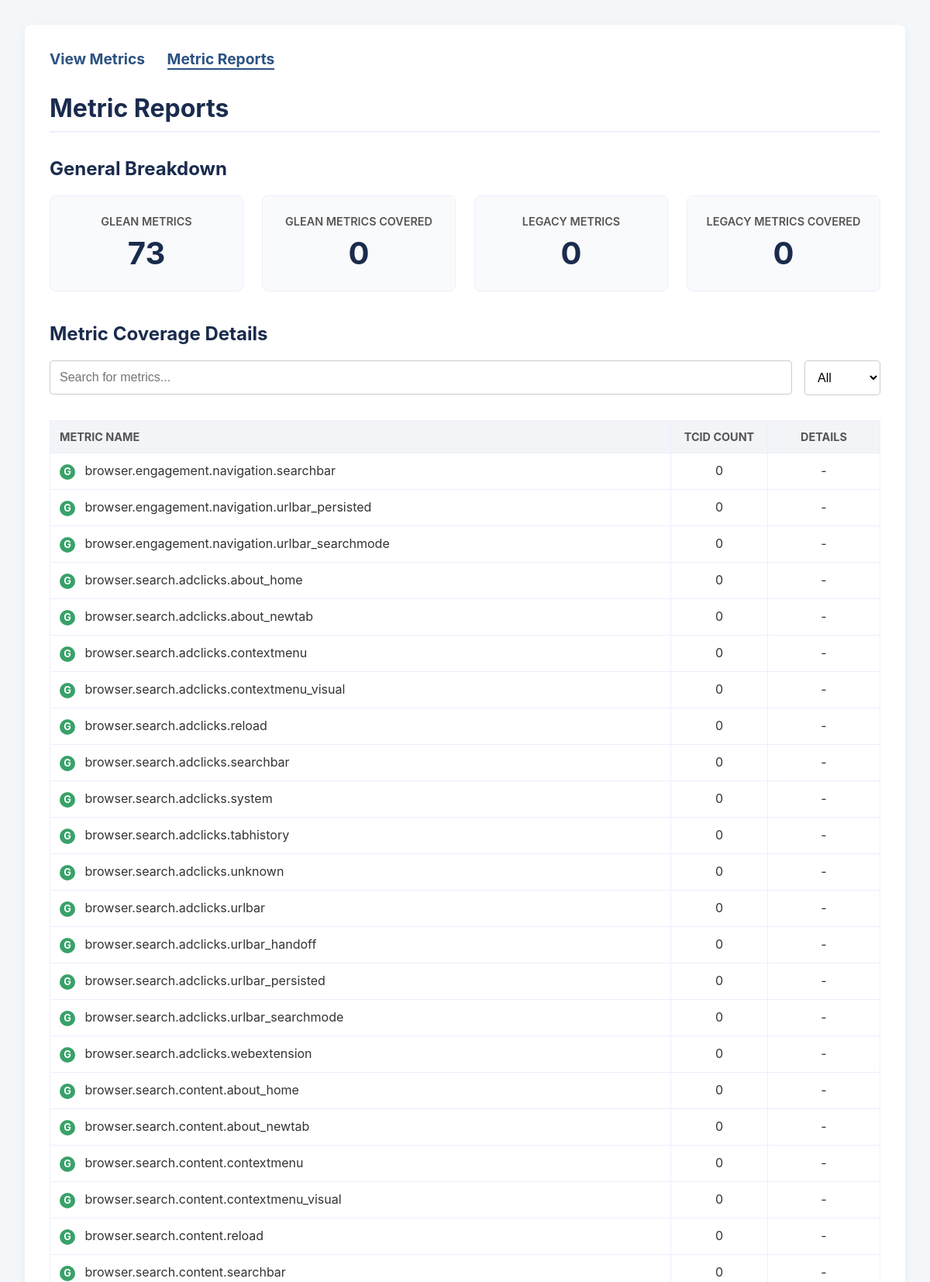
Page /reports (upper part) on the committed database.
### tables this page shows
CREATE TABLE glean_metrics (
        glean_name TEXT PRIMARY KEY,
        metric_type TEXT NOT NULL,
        expiration TEXT,
        description TEXT,
        search_metric BOOLEAN,
        legacy_correspondent TEXT,
        is_deleted BOOLEAN DEFAULT FALSE,
        created_at DATETIME DEFAULT (datetime('now')),
        updated_at DATETIME DEFAULT (datetime('now'))
    );

### app.py (the view)
@app.route('/reports')
def reports():
    conn = get_db_connection()
    total_glean_metrics = conn.execute("SELECT COUNT(*) FROM glean_metrics WHERE is_deleted = FALSE").fetchone()[0]
    total_legacy_metrics = conn.execute("SELECT COUNT(*) FROM legacy_metrics WHERE is_deleted = FALSE").fetchone()[0]
    glean_covered_tcs = conn.execute("""
        SELECT COUNT(DISTINCT l.coverage_id) FROM coverage_to_metric_link l
        JOIN glean_metrics g ON l.metric_name = g.glean_name
    """).fetchone()[0]
    legacy_covered_tcs = conn.execute("""
        SELECT COUNT(DISTINCT l.coverage_id) FROM coverage_to_metric_link l
        JOIN legacy_metrics lg ON l.metric_name = lg.legacy_name
    """).fetchone()[0]
    report_query = """
        SELECT
            all_metrics.metric_name,
            all_metrics.metric_type,
            COUNT(l.link_id) as tcid_count
        FROM (
            SELECT glean_name as metric_name, 'Glean' as metric_type FROM glean_metrics WHERE is_deleted = FALSE
            UNION ALL
            SELECT legacy_name as metric_name, 'Legacy' as metric_type FROM legacy_metrics WHERE is_deleted = FALSE
        ) as all_metrics
        LEFT JOIN coverage_to_metric_link l ON all_metrics.metric_name = l.metric_name
        GROUP BY all_metrics.metric_name, all_metrics.metric_type
        ORDER BY all_metrics.metric_name;
    """
    report_data = conn.execute(report_query).fetchall()
    coverage_data_query = """
        SELECT c.tc_id, c.tcid_title, l.metric_name
        FROM coverage c
        JOIN coverage_to_metric_link l ON c.coverage_id = l.coverage_id
        WHERE c.is_deleted = FALSE
    """
    coverage_data = conn.execute(coverage_data_query).fetchall()
    metric_to_tcids = defaultdict(list)
    for row in coverage_data:
        tcid_info = (row['tc_id'], row['tcid_title'])
        if row['metric_name']:
            metric_to_tcids[row['metric_name']].append(tcid_info)
    conn.close()
    return render_template(
        'reports.html',
        report_data=report_data,
        metric_to_tcids=metric_to_tcids,
        tc_base_url=config.TC_BASE_URL,
        total_glean_metrics=total_glean_metrics,
        total_legacy_metrics=total_legacy_metrics,
        glean_covered_tcs=glean_covered_tcs,
        legacy_covered_tcs=legacy_covered_tcs
    )

### app.py (called while the page is built)
def get_db_connection():
    conn = sqlite3.connect(app.config['DATABASE'])
    conn.row_factory = sqlite3.Row
    conn.execute("PRAGMA foreign_keys = ON;")
    return conn

### templates/reports.html (shortened to what this page needs)
<!DOCTYPE html>
<html lang="en">
<head>
</head>
<body>
<div class="container">
    <nav>
        <a href="{{ url_for('metrics') }}">View Metrics</a>
        <a href="{{ url_for('reports') }}" class="active">Metric Reports</a>
    </nav>
    <h1>Metric Reports</h1>
    <h2>General Breakdown</h2>
    <div class="breakdown-grid">
        <div class="stat-card">
            <p class="stat-title">Glean Metrics</p>
            <p class="stat-number">{{ total_glean_metrics }}</p>
        </div>
        <div class="stat-card">
            <p class="stat-title">Glean Metrics Covered</p>
            <p class="stat-number">{{ glean_covered_tcs }}</p>
        </div>
        <div class="stat-card">
            <p class="stat-title">Legacy Metrics</p>
            <p class="stat-number">{{ total_legacy_metrics }}</p>
        </div>
        <div class="stat-card">
            <p class="stat-title">Legacy Metrics Covered</p>
            <p class="stat-number">{{ legacy_covered_tcs }}</p>
        </div>
    </div>
    <h2>Metric Coverage Details</h2>
    <div class="search-container">
        <input type="search" id="search-field" list="suggestions-all" placeholder="Search for metrics..." class="form-control">
        <select id="type-filter" class="form-control">
            <option value="all" selected>All</option>
        </select>
    </div>
    <table id="report-table">
        <thead>
            <tr>
                <th class="col-metric-name">Metric Name</th>
                <th class="col-count">TCID Count</th>
                <th class="col-details">Details</th>
            </tr>
        </thead>
        <tbody>
            {% for row in report_data %}
            <tr data-metric-name="{{ row.metric_name }}" data-metric-type="{{ row.metric_type.lower() }}">
                <td class="col-metric-name">
                    <span class="metric-type-badge {{ row.metric_type.lower() }}-badge">{{ row.metric_type[0] }}</span>
                    {{ row.metric_name }}
                </td>
                <td class="col-count">{{ row.tcid_count }}</td>
                <td class="col-details">
                    {% set tcids = metric_to_tcids.get(row.metric_name, []) %}
                    {% if tcids %}
                    <details>
                        <summary class="details-summary">Show TCIDs</summary>
                        <ul class="tcid-list">
                            {% for tcid, tcid_title in tcids %}
                            <li><a href="{{ tc_base_url }}{{ tcid }}" target="_blank" title="{{ tcid_title or 'No title' }}">{{ tcid }}</a></li>
                            {% endfor %}
                        </ul>
                    </details>
                    {% else %}
                    <span>-</span>
                    {% endif %}
                </td>
            </tr>
            {% endfor %}
        </tbody>
    </table>
</div>
</body>
</html>

### templates/reports.html (style rules this page uses)
body { font-family: -apple-system, BlinkMacSystemFont, "Segoe UI", Roboto, sans-serif; background-color: #f4f7f9; color: #333; margin: 0; padding: 2rem; }
.container { max-width: 1200px; margin: auto; background: white; padding: 2rem; border-radius: 8px; box-shadow: 0 4px 12px rgba(0,0,0,0.05); }
h1, h2 { color: #1a2b4d; }
h1 { border-bottom: 2px solid #eef; padding-bottom: 10px; }
h2 { margin-top: 2rem; }
nav { margin-bottom: 2rem; }
nav a { text-decoration: none; color: #2c5282; font-weight: bold; margin-right: 1.5rem; font-size: 1.2rem; }
nav a.active { border-bottom: 2px solid #2c5282; }
.search-container { display: flex; gap: 1rem; margin-bottom: 2rem; align-items: center; }
.search-container input[type="search"] { flex-grow: 1; }
.form-control { padding: 12px; font-size: 1rem; border: 1px solid #ccc; border-radius: 4px; background-color: white; box-sizing: border-box; }
.breakdown-grid { display: grid; grid-template-columns: repeat(4, 1fr); gap: 1.5rem; margin-bottom: 2.5rem; }
.stat-card { background-color: #f9fafb; border: 1px solid #eef; border-radius: 8px; padding: 1.5rem; text-align: center; }
.stat-card .stat-title { font-size: 0.9rem; font-weight: 600; color: #555; margin: 0 0 0.5rem 0; text-transform: uppercase; }
.stat-card .stat-number { font-size: 2.5rem; font-weight: bold; color: #1a2b4d; margin: 0; }
table { width: 100%; border-collapse: collapse; margin-top: 1rem; }
th, td { padding: 12px; text-align: left; border: 1px solid #eef; vertical-align: top; }
th { background-color: #f2f4f8; font-size: 0.9rem; text-transform: uppercase; color: #555; }
.metric-type-badge { display: inline-block; width: 20px; height: 20px; line-height: 20px; text-align: center; border-radius: 50%; color: white; font-weight: bold; font-size: 0.8rem; margin-right: 8px; }
.glean-badge { background-color: #38a169; }
.col-metric-name { word-break: break-all; }
.col-count { width: 100px; text-align: center; }
.col-details { width: 120px; text-align: center; }

### rows in the picture
glean_metrics: metric_type "G", metric_name "browser.engagement.navigation.searchbar", tcid_count "0"
glean_metrics: metric_type "G", metric_name "browser.engagement.navigation.urlbar_persisted", tcid_count "0"
glean_metrics: metric_type "G", metric_name "browser.engagement.navigation.urlbar_searchmode", tcid_count "0"
glean_metrics: metric_type "G", metric_name "browser.search.adclicks.about_home", tcid_count "0"
glean_metrics: metric_type "G", metric_name "browser.search.adclicks.about_newtab", tcid_count "0"
glean_metrics: metric_type "G", metric_name "browser.search.adclicks.contextmenu", tcid_count "0"
glean_metrics: metric_type "G", metric_name "browser.search.adclicks.contextmenu_visual", tcid_count "0"
glean_metrics: metric_type "G", metric_name "browser.search.adclicks.reload", tcid_count "0"
glean_metrics: metric_type "G", metric_name "browser.search.adclicks.searchbar", tcid_count "0"
glean_metrics: metric_type "G", metric_name "browser.search.adclicks.system", tcid_count "0"
glean_metrics: metric_type "G", metric_name "browser.search.adclicks.tabhistory", tcid_count "0"
glean_metrics: metric_type "G", metric_name "browser.search.adclicks.unknown", tcid_count "0"
glean_metrics: metric_type "G", metric_name "browser.search.adclicks.urlbar", tcid_count "0"
glean_metrics: metric_type "G", metric_name "browser.search.adclicks.urlbar_handoff", tcid_count "0"
glean_metrics: metric_type "G", metric_name "browser.search.adclicks.urlbar_persisted", tcid_count "0"
glean_metrics: metric_type "G", metric_name "browser.search.adclicks.urlbar_searchmode", tcid_count "0"
glean_metrics: metric_type "G", metric_name "browser.search.adclicks.webextension", tcid_count "0"
glean_metrics: metric_type "G", metric_name "browser.search.content.about_home", tcid_count "0"
glean_metrics: metric_type "G", metric_name "browser.search.content.about_newtab", tcid_count "0"
glean_metrics: metric_type "G", metric_name "browser.search.content.contextmenu", tcid_count "0"
glean_metrics: metric_type "G", metric_name "browser.search.content.contextmenu_visual", tcid_count "0"
glean_metrics: metric_type "G", metric_name "browser.search.content.reload", tcid_count "0"
glean_metrics: metric_type "G", metric_name "browser.search.content.searchbar", tcid_count "0"

### other values in the picture
{{ total_glean_metrics }} "73"
{{ glean_covered_tcs }} "0"
{{ total_legacy_metrics }} "0"
{{ legacy_covered_tcs }} "0"
